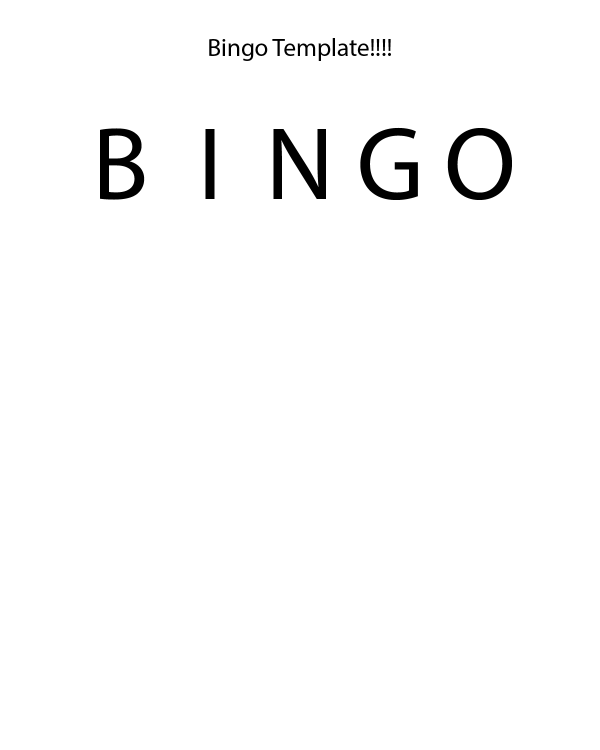
#> input picture Images/exampleTemplate.png, 1200 x 1500 px (shown at 1/2 size)
$ python MakeDiget.py   (older library calls are emulated)
#> lines starting #> are read from the running program, lines starting #| are printed output that depends on the picture
#!/usr/bin/env python
from PIL import Image, ImageFont, ImageDraw
import argparse
import random
# Create 300 pixel per inch PNG for the numbers 1 - 75 in the front specified by the user
def main(fontFile, fontColor, templateFile, numberOfCards, cardDestination):
#> called with fontFile = 'arial.ttf', fontColor = 'black', templateFile = './Images/exampleTemplate.png', numberOfCards = 1, cardDestination = './CardsOut'
    for cardNumber in range(numberOfCards):
        values = []
        for i in range(5):
            values.append([])
            for j in range(5):
                # print(f"i: {i} j:{j}")
                candidate = random.randint((i*15)+1,(i*15)+15)
                # print(f"candidate first roll: {candidate}")

                while(candidate in values[i]):
                    candidate = random.randint((i*15)+1,(i*15)+15)
                    # print(f"candidate reRoll: {candidate}")
                values[i].append(candidate)
                # print(f"candidate used: {candidate}")

        # one square will be .6 in x .6 in at 300 pixels per inch this is 180 x 180
        W, H = (180*5,180*5)
        im = Image.new("RGBA",(W,H),None)
#> im: PIL image 900x900 RGBA; every value is 0
        draw = ImageDraw.Draw(im)
        font = ImageFont.truetype(fontFile, 50)


        # draw.textbbox((0,0), msg, font=font, anchor=None, spacing=4, align='left', direction=None, features=None, language=None, stroke_width=0, embedded_color=False)
        # future perfect vertical alignment could be achieved with textbbox sizeing
        # w, h = draw.textsize(msg)
        # print(f"width of text: {w} height of text: {h}")

        for i in range(5):
            for j in range(5):
                draw.text((90 + (i*180),90+(j*180)), f"{values[i][j]}", fill=fontColor, anchor="mm", font=font)

        # lines from top to bottom
        for i in range(4):
            draw.line(((180*(i+1), 0), (180*(i+1), 180*5)), fontColor)
        for i in range(4):
            draw.line(((0, 180*(i+1)), (180*5, 180*(i+1))), fontColor)
        background = Image.open(templateFile)
#> background is the input picture: PIL image 1200x1500 RGBA; mean R, G, B, A 250, 250, 250, 4.7
        foreground = im
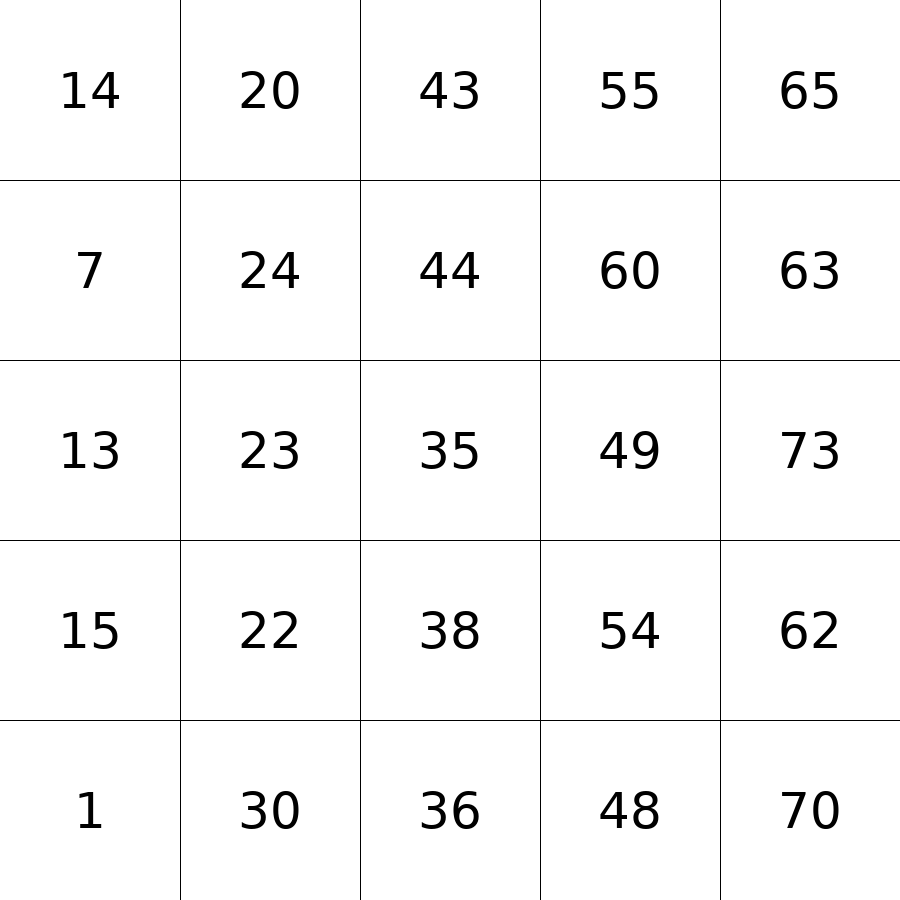
#> foreground: PIL image 900x900 RGBA; mean R, G, B, A 0, 0, 0, 7.6; transparent parts drawn white

        # .5 in x 1.5 in offset, see layout image for visual
        background.paste(foreground, (150, 450), foreground)
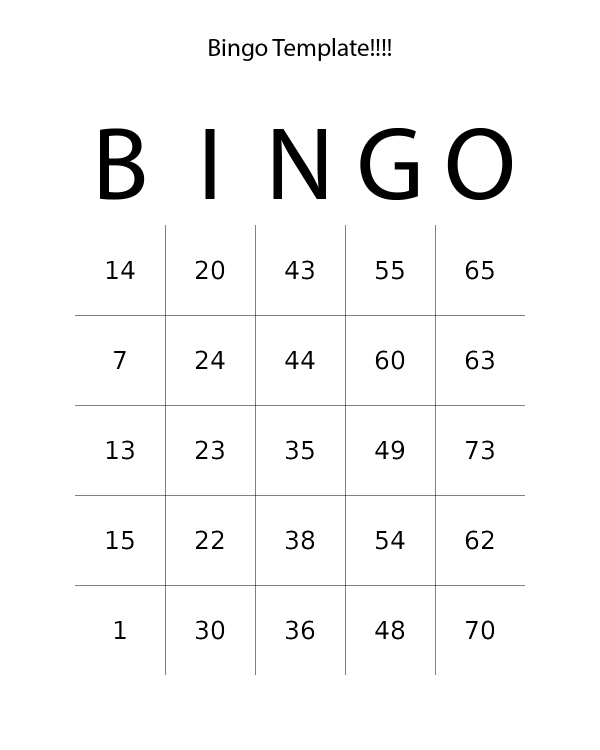
#> background: PIL image 1200x1500 RGBA (shown at 1/2 size); mean R, G, B, A 246.6, 246.6, 246.6, 8; transparent parts drawn white
        background.save(f"{cardDestination}/{cardNumber}.png", "PNG")


parser = argparse.ArgumentParser(description='given a font output PNG of a grid of bingo numbers')
parser.add_argument('--font-file', help='path to a font file', required=False,
  dest='fontFile', default='arial.ttf')
parser.add_argument('--font-color', help='font color', required=False,
  dest='fontColor', default='black')
parser.add_argument('--template-file', help='the path to a 1200px X 1500px png file that will be used as the template for the cards', required=False,
  dest='templateFile', default='./Images/exampleTemplate.png')
parser.add_argument('--number-of-cards', type=int, help='the number of cards you want to make', required=False,
  dest='numberOfCards', default=1)
parser.add_argument('--card-destination', help='the file path to put cards', required=False,
  dest='cardDestination', default='./CardsOut')

args = parser.parse_args()
# Here we go!
main(args.fontFile, args.fontColor, args.templateFile, args.numberOfCards, args.cardDestination)

$ run again, with Images/PageLayout.PNG copied over Images/exampleTemplate.png
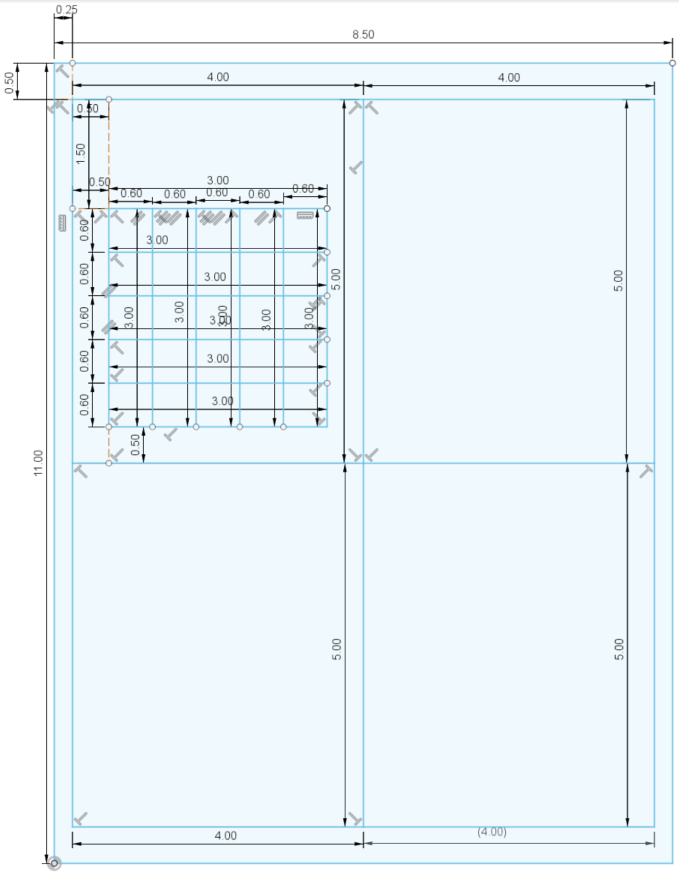
#> input picture Images/PageLayout.PNG, 1357 x 1749 px (shown at 1/2 size)
#> im: PIL image 900x900 RGBA; every value is 0
#> in main, background is the input picture: PIL image 1357x1749 RGBA; mean R, G, B, A 235.9, 244.9, 248.9, 255
#> in main, `background.paste(foreground, (150, 450), foreground)`:
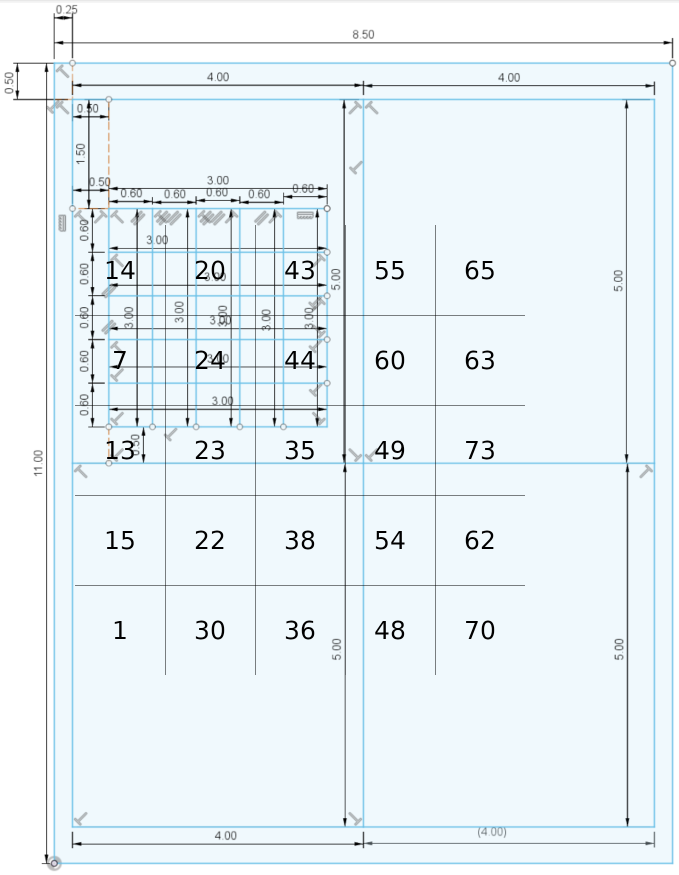
#> background: PIL image 1357x1749 RGBA (shown at 1/2 size); mean R, G, B, A 233.5, 242.4, 246.3, 254.9; transparent parts drawn white
